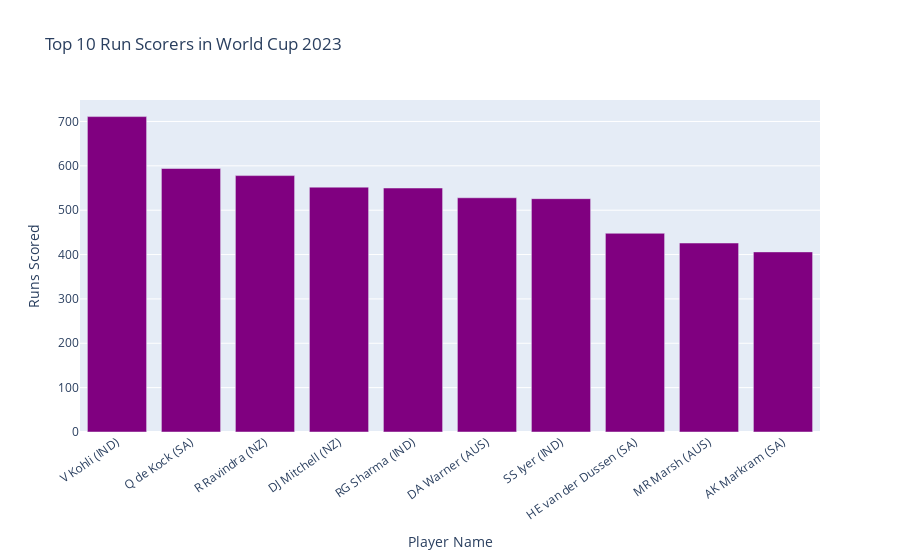

Source (notebook cell):
### Code cell
fig_top_player = px.bar(top_run_scorer_df, x ='Player', y = 'Total Runs', color_discrete_sequence = ['Purple'],title = 'Top 10 Run Scorers in World Cup 2023',
                       labels = {'Player':'Player Name', 'Total Runs': 'Runs Scored'})
fig_top_player.update_xaxes(title_text = 'Player Name')
fig_top_player.update_yaxes(title_text = 'Runs Scored')
fig_top_player.update_layout(xaxis_tickangle = -35)
fig_top_player.show()

### Figure 1 — Plotly figure (JSON) as saved in the notebook; plotly's stock layout.template omitted (floating-point values rounded to 4 significant figures)
{"data": [{"alignmentgroup": "True", "hovertemplate": "Player Name=%{x}<br>Runs Scored=%{y}<extra></extra>", "legendgroup": "", "marker": {"color": "Purple", "pattern": {"shape": ""}}, "name": "", "offsetgroup": "", "orientation": "v", "showlegend": false, "textposition": "auto", "type": "bar", "x": ["V Kohli (IND)", "Q de Kock (SA)", "R Ravindra (NZ)", "DJ Mitchell (NZ)", "RG Sharma (IND)", "DA Warner (AUS)", "SS Iyer (IND)", "HE van der Dussen (SA)", "MR Marsh (AUS)", "AK Markram (SA)"], "xaxis": "x", "y": [711, 594, 578, 552, 550, 528, 526, 448, 426, 406], "yaxis": "y"}], "layout": {"barmode": "relative", "legend": {"tracegroupgap": 0}, "title": {"text": "Top 10 Run Scorers in World Cup 2023"}, "xaxis": {"anchor": "y", "domain": [0, 1], "tickangle": -35, "title": {"text": "Player Name"}}, "yaxis": {"anchor": "x", "domain": [0, 1], "title": {"text": "Runs Scored"}}}}
